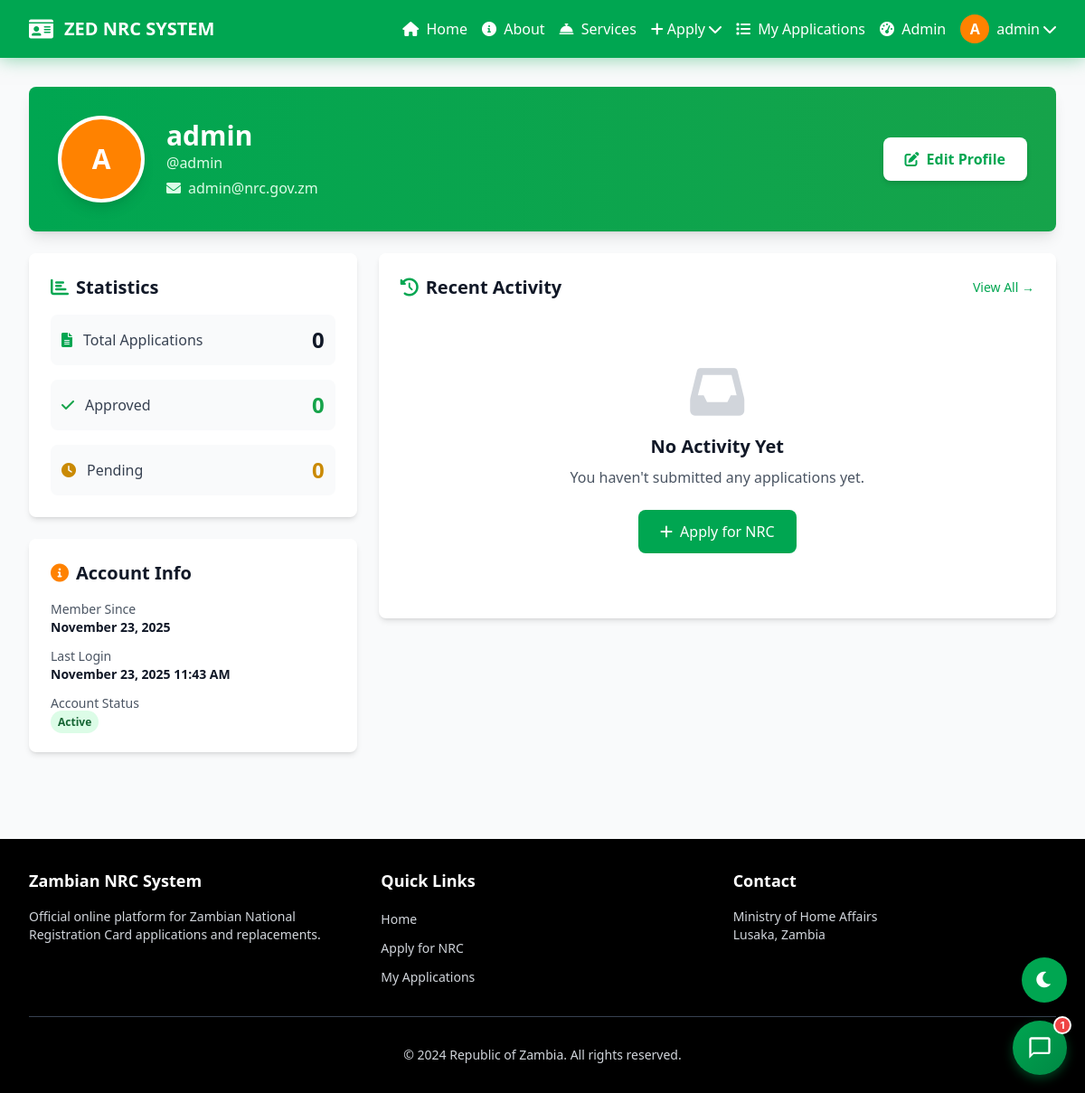
The app's page /accounts/profile/ (signed in) with its own data.
### accounts/models.py (models this page shows, shortened)
class CustomUser(AbstractUser):
    phone_number = models.CharField(max_length=15, blank=True)
    nrc_number = models.CharField(max_length=20, blank=True, unique=True, null=True)
    profile_image = models.ImageField(upload_to='profile_images/', blank=True, null=True)
    bio = models.TextField(max_length=500, blank=True)
    otp_code = models.CharField(max_length=6, blank=True, null=True)
    otp_created_at = models.DateTimeField(blank=True, null=True)
    otp_verified = models.BooleanField(default=False)
    def get_initials(self):
        if self.first_name and self.last_name:
            return f"{self.first_name[0]}{self.last_name[0]}".upper()
        return self.username[0].upper() if self.username else "U"

### accounts/views.py (the view)
# urls.py: path('profile/', views.profile, name='profile'),
@login_required
def profile(request):
    from applications.models import NRCApplication
    applications = NRCApplication.objects.filter(user=request.user).order_by('-created_at')
    total_applications = applications.count()
    approved_applications = applications.filter(status='approved').count()
    pending_applications = applications.filter(status='pending').count()
    context = {
        'applications': applications[:5],  # Recent 5
        'total_applications': total_applications,
        'approved_applications': approved_applications,
        'pending_applications': pending_applications,
    }
    return render(request, 'accounts/profile.html', context)

### templates/accounts/profile.html (shortened to what this page needs)
{% extends 'base.html' %}
{% block content %}
<div class="max-w-7xl mx-auto fade-in-scroll">
    <div class="bg-gradient-to-r from-zambian-green to-green-600 rounded-lg shadow-lg p-8 mb-6 text-white">
        <div class="flex items-center justify-between">
            <div class="flex items-center">
                {% if user.profile_image %}
                    <img src="{{ user.profile_image.url }}" alt="{{ user.get_full_name }}"
                         class="w-24 h-24 rounded-full object-cover border-4 border-white shadow-lg">
                {% else %}
                    <div class="w-24 h-24 rounded-full bg-zambian-orange flex items-center justify-center text-white text-3xl font-bold border-4 border-white shadow-lg">
                        {{ user.get_initials }}
                    </div>
                {% endif %}
                <div class="ml-6">
                    <h1 class="text-3xl font-bold">{{ user.get_full_name|default:user.username }}</h1>
                    <p class="text-green-100">@{{ user.username }}</p>
                    <p class="text-green-100 mt-1">
                        <i class="fas fa-envelope mr-2"></i>{{ user.email }}
                    </p>
                </div>
            </div>
            <a href="{% url 'accounts:edit_profile' %}"
               class="px-6 py-3 bg-white text-zambian-green rounded-lg hover:bg-gray-100 transition-colors font-semibold shadow-md">
                <i class="fas fa-edit mr-2"></i>Edit Profile
            </a>
        </div>
    </div>
    <div class="grid grid-cols-1 lg:grid-cols-3 gap-6">
        <div class="lg:col-span-1 space-y-6">
            <div class="bg-white rounded-lg shadow-md p-6 card-hover">
                <h2 class="text-xl font-semibold text-gray-900 mb-4">
                    <i class="fas fa-chart-bar text-zambian-green mr-2"></i>Statistics
                </h2>
                <div class="space-y-4">
                    <div class="flex items-center justify-between p-3 bg-gray-50 rounded-lg">
                        <div class="flex items-center">
                            <i class="fas fa-file-alt text-zambian-green mr-3"></i>
                            <span class="text-gray-700">Total Applications</span>
                        </div>
                        <span class="text-2xl font-bold text-gray-900">{{ total_applications }}</span>
                    </div>
                    <div class="flex items-center justify-between p-3 bg-gray-50 rounded-lg">
                        <div class="flex items-center">
                            <i class="fas fa-check text-green-600 mr-3"></i>
                            <span class="text-gray-700">Approved</span>
                        </div>
                        <span class="text-2xl font-bold text-green-600">{{ approved_applications }}</span>
                    </div>
                    <div class="flex items-center justify-between p-3 bg-gray-50 rounded-lg">
                        <div class="flex items-center">
                            <i class="fas fa-clock text-yellow-600 mr-3"></i>
                            <span class="text-gray-700">Pending</span>
                        </div>
                        <span class="text-2xl font-bold text-yellow-600">{{ pending_applications }}</span>
                    </div>
                </div>
            </div>
            <div class="bg-white rounded-lg shadow-md p-6 card-hover">
                <h2 class="text-xl font-semibold text-gray-900 mb-4">
                    <i class="fas fa-info-circle text-zambian-orange mr-2"></i>Account Info
                </h2>
                <div class="space-y-3 text-sm">
                    <div>
                        <p class="text-gray-600">Member Since</p>
                        <p class="font-semibold text-gray-900">{{ user.date_joined|date:"F d, Y" }}</p>
                    </div>
                    <div>
                        <p class="text-gray-600">Last Login</p>
                        <p class="font-semibold text-gray-900">{{ user.last_login|date:"F d, Y g:i A"|default:"Never" }}</p>
                    </div>
                    <div>
                        <p class="text-gray-600">Account Status</p>
                        <span class="px-2 py-1 bg-green-100 text-green-800 rounded-full text-xs font-semibold">
                            {% if user.is_active %}Active{% else %}Inactive{% endif %}
                        </span>
                    </div>
                </div>
            </div>
        </div>
        <div class="lg:col-span-2">
            <div class="bg-white rounded-lg shadow-md p-6">
                <div class="flex items-center justify-between mb-6">
                    <h2 class="text-xl font-semibold text-gray-900">
                        <i class="fas fa-history text-zambian-green mr-2"></i>Recent Activity
                    </h2>
                    <a href="{% url 'applications:my_applications' %}"
                       class="text-zambian-green hover:text-green-700 font-medium text-sm">
                        View All →
                    </a>
                </div>
                {% if applications %}
                    <div class="space-y-4">
                        {% for app in applications %}
                        <div class="border border-gray-200 rounded-lg p-4 hover:shadow-md transition-shadow">
                            <div class="flex items-start justify-between">
                                <div class="flex-1">
                                    <div class="flex items-center mb-2">
                                        <i class="fas fa-{% if app.application_type == 'new' %}id-card{% else %}sync-alt{% endif %} text-zambian-green mr-2"></i>
                                        <h3 class="font-semibold text-gray-900">{{ app.get_application_type_display }} Application</h3>
                                        <span class="ml-3 px-2 py-1 text-xs rounded-full
                                                   {% if app.status == 'approved' %}bg-green-100 text-green-800
                                                   {% elif app.status == 'rejected' %}bg-red-100 text-red-800
                                                   {% else %}bg-yellow-100 text-yellow-800{% endif %}">
                                            {{ app.get_status_display }}
                                        </span>
                                    </div>
                                    <div class="grid grid-cols-2 gap-4 text-sm text-gray-600 mt-3">
                                        <div>
                                            <i class="fas fa-calendar mr-1"></i>
                                            Applied: {{ app.created_at|date:"M d, Y" }}
                                        </div>
                                        <div>
                                            <i class="fas fa-map-marker-alt mr-1"></i>
                                            {{ app.district }}
                                        </div>
                                        {% if app.nrc_number %}
                                        <div class="col-span-2">
                                            <i class="fas fa-id-card mr-1"></i>
                                            NRC: <span class="font-semibold text-zambian-green">{{ app.nrc_number }}</span>
                                        </div>
                                        {% endif %}
                                    </div>
                                </div>
                                <a href="{% url 'applications:application_detail' app.pk %}"
                                   class="ml-4 px-4 py-2 bg-zambian-green text-white rounded-md hover:bg-green-700 transition-colors text-sm">
                                    <i class="fas fa-eye mr-1"></i>View
                                </a>
                            </div>
                        </div>
                        {% endfor %}
                    </div>
                {% else %}
                    <div class="text-center py-12">
                        <i class="fas fa-inbox text-6xl text-gray-300 mb-4"></i>
                        <h3 class="text-xl font-semibold text-gray-900 mb-2">No Activity Yet</h3>
                        <p class="text-gray-600 mb-6">You haven't submitted any applications yet.</p>
                        <a href="{% url 'applications:apply' %}"
                           class="inline-flex items-center px-6 py-3 bg-zambian-green text-white rounded-lg hover:bg-green-700 transition-colors">
                            <i class="fas fa-plus mr-2"></i>Apply for NRC
                        </a>
                    </div>
                {% endif %}
            </div>
        </div>
    </div>
</div>
{% endblock %}

### templates/base.html (shortened to what this page needs)
{% load static %}
<!DOCTYPE html>
<html lang="en">
<head>
    <script src="https://cdn.tailwindcss.com"></script>
    <link href="https://cdnjs.cloudflare.com/ajax/libs/font-awesome/6.0.0/css/all.min.css" rel="stylesheet">
    <link href="{% static 'css/animations.css' %}" rel="stylesheet">
    <link href="{% static 'css/chat-widget.css' %}" rel="stylesheet">
    <link href="{% static 'css/mobile-responsive.css' %}" rel="stylesheet">
    <link href="{% static 'css/pwa-styles.css' %}" rel="stylesheet">
    <link href="{% static 'css/auth-enhancements.css' %}" rel="stylesheet">
    <link href="{% static 'css/dark-mode.css' %}" rel="stylesheet">
    <link href="{% static 'css/ios-install-prompt.css' %}" rel="stylesheet">
</head>
<body class="bg-gray-50 min-h-screen loading">
    <nav class="bg-zambian-green shadow-lg">
        <div class="max-w-7xl mx-auto px-4 sm:px-6 lg:px-8">
            <div class="flex justify-between h-16">
                <div class="flex items-center">
                    <a href="{% url 'applications:home' %}" class="flex items-center">
                        <i class="fas fa-id-card text-white text-2xl mr-2 sm:mr-3"></i>
                        <span class="text-white text-lg sm:text-xl font-bold hidden sm:inline">ZED NRC SYSTEM</span>
                    </a>
                </div>
                <div class="hidden md:flex items-center space-x-4 desktop-menu">
                    {% if user.is_authenticated %}
                        <a href="{% url 'applications:home' %}" class="text-white hover:text-zambian-orange transition-colors">
                            <i class="fas fa-home mr-1"></i> Home
                        </a>
                        <a href="{% url 'applications:about' %}" class="text-white hover:text-zambian-orange transition-colors">
                            <i class="fas fa-info-circle mr-1"></i> About
                        </a>
                        <a href="{% url 'applications:services' %}" class="text-white hover:text-zambian-orange transition-colors">
                            <i class="fas fa-concierge-bell mr-1"></i> Services
                        </a>
                        <div class="relative group">
                            <button class="text-white hover:text-zambian-orange transition-colors flex items-center">
                                <i class="fas fa-plus mr-1"></i> Apply
                                <i class="fas fa-chevron-down ml-1"></i>
                            </button>
                        </div>
                        <a href="{% url 'applications:my_applications' %}" class="text-white hover:text-zambian-orange transition-colors">
                            <i class="fas fa-list mr-1"></i> My Applications
                        </a>
                        {% if user.is_staff %}
                            <a href="{% url 'applications:admin_dashboard' %}" class="text-white hover:text-zambian-orange transition-colors">
                                <i class="fas fa-tachometer-alt mr-1"></i> Admin
                            </a>
                        {% endif %}
                        <div class="relative group">
                            <button class="text-white hover:text-zambian-orange transition-colors flex items-center">
                                {% if user.profile_image %}
                                    <img src="{{ user.profile_image.url }}" alt="{{ user.get_full_name }}"
                                         class="w-8 h-8 rounded-full object-cover border-2 border-white mr-2">
                                {% else %}
                                    <div class="w-8 h-8 rounded-full bg-zambian-orange flex items-center justify-center text-white font-semibold mr-2">
                                        {{ user.get_initials }}
                                    </div>
                                {% endif %}
                                <span class="hidden lg:inline">{{ user.get_full_name|default:user.username }}</span>
                                <i class="fas fa-chevron-down ml-1"></i>
                            </button>
                        </div>
                    {% endif %}
                </div>
            </div>
        </div>
    </nav>
    <main class="max-w-7xl mx-auto px-4 sm:px-6 lg:px-8 py-8">
        {% block content %}
        {% endblock %}
    </main>
    <footer class="bg-zambian-black text-white mt-16">
        <div class="max-w-7xl mx-auto px-4 sm:px-6 lg:px-8 py-8">
            <div class="grid grid-cols-1 sm:grid-cols-2 md:grid-cols-3 gap-8">
                <div>
                    <h3 class="text-lg font-semibold mb-4">Zambian NRC System</h3>
                    <p class="text-gray-300 text-sm">Official online platform for Zambian National Registration Card applications and replacements.</p>
                </div>
                <div>
                    <h3 class="text-lg font-semibold mb-4">Quick Links</h3>
                    <ul class="space-y-2">
                        <li><a href="{% url 'applications:home' %}" class="text-gray-300 hover:text-zambian-orange transition-colors text-sm">Home</a></li>
                        <li><a href="{% url 'applications:apply' %}" class="text-gray-300 hover:text-zambian-orange transition-colors text-sm">Apply for NRC</a></li>
                        <li><a href="{% url 'applications:my_applications' %}" class="text-gray-300 hover:text-zambian-orange transition-colors text-sm">My Applications</a></li>
                    </ul>
                </div>
                <div>
                    <h3 class="text-lg font-semibold mb-4">Contact</h3>
                    <p class="text-gray-300 text-sm">Ministry of Home Affairs</p>
                    <p class="text-gray-300 text-sm">Lusaka, Zambia</p>
                </div>
            </div>
            <div class="border-t border-gray-700 mt-8 pt-8 text-center">
                <p class="text-gray-300 text-sm">&copy; 2024 Republic of Zambia. All rights reserved.</p>
            </div>
        </div>
    </footer>
    {% if user.is_authenticated %}
        <link href="{% static 'css/chat-widget-voice.css' %}" rel="stylesheet">
    {% endif %}
</body>
</html>

### records on screen
CustomUser: get_initials "A", get_full_name "admin", username "admin", email "admin@nrc.gov.zm", date_joined "November 23, 2025", last_login "November 23, 2025 11:43 AM"

### other values on screen
{{ total_applications }} "0"
{{ approved_applications }} "0"
{{ pending_applications }} "0"
